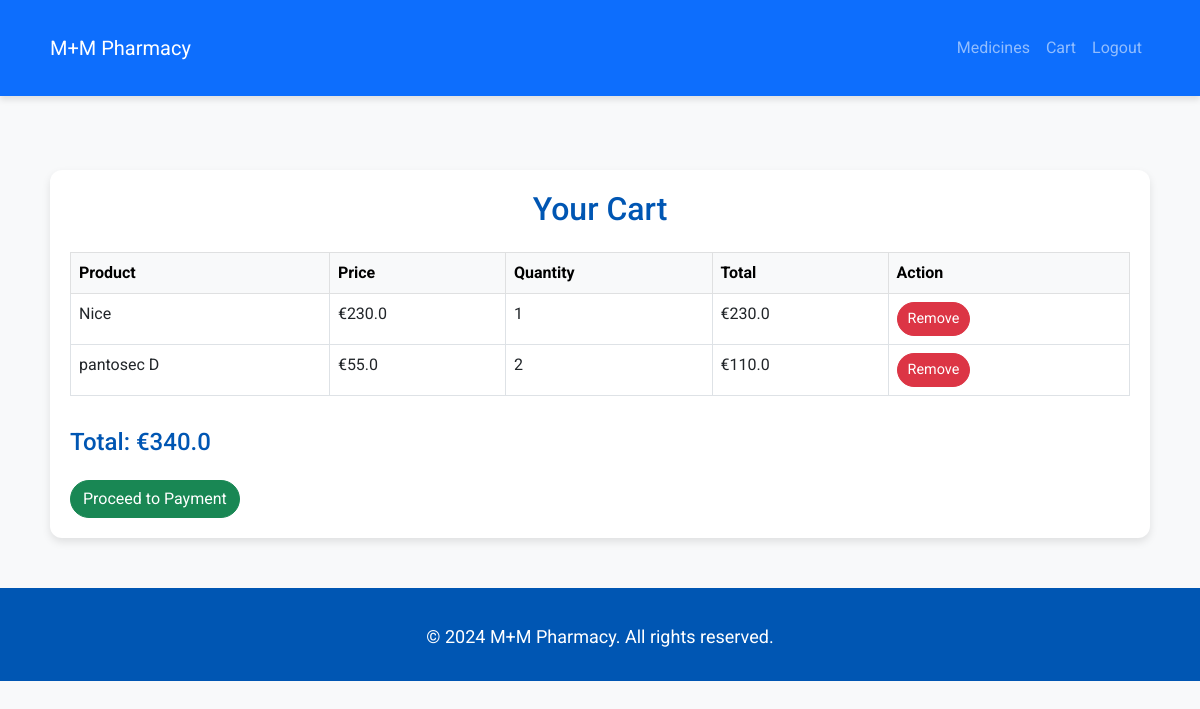
/cart (signed in), run on the app's committed database.
### models.py (models this page shows)
class CartItem(db.Model):
    id = db.Column(db.Integer, primary_key=True)
    user_id = db.Column(db.Integer, db.ForeignKey('user.id'), nullable=False)
    product_id = db.Column(db.Integer, db.ForeignKey('product.id'), nullable=False)
    quantity = db.Column(db.Integer, default=1)

class Product(db.Model):
    id = db.Column(db.Integer, primary_key=True)
    name = db.Column(db.String(100), nullable=False)
    price = db.Column(db.Float, nullable=False)
    stock = db.Column(db.Integer, nullable=False, default=0)  # Ensure the stock column is included
    cart_items = db.relationship('CartItem', backref='product', lazy=True, cascade="all, delete-orphan")

### app.py (the view)
@app.route('/cart')
@login_required
def cart():
    cart_items = CartItem.query.filter_by(user_id=current_user.id).all()
    total = 0
    valid_cart_items = []
    for item in cart_items:
        if item.product is not None:
            total += item.product.price * item.quantity
            valid_cart_items.append(item)
        else:
            db.session.delete(item)
            db.session.commit()
            flash('Removed an invalid item from your cart.', 'warning')
    return render_template('cart.html', cart_items=valid_cart_items, total=total)

### app.py (called while the page is built)
@login_manager.user_loader
def load_user(user_id):
    return User.query.get(int(user_id))

### templates/cart.html
{% extends 'base.html' %}
{% block content %}
<div class="cart-container">
    <h2 class="mb-4">Your Cart</h2>
    {% if cart_items %}
    <div class="table-responsive">
        <table class="table table-bordered">
            <thead class="table-light">
                <tr>
                    <th>Product</th>
                    <th>Price</th>
                    <th>Quantity</th>
                    <th>Total</th>
                    <th>Action</th>
                </tr>
            </thead>
            <tbody>
                {% for item in cart_items %}
                <tr>
                    <td>{{ item.product.name }}</td>
                    <td> €{{ item.product.price }}</td>
                    <td>{{ item.quantity }}</td>
                    <td> €{{ item.product.price * item.quantity }}</td>
                    <td>
                        <form method="POST" action="{{ url_for('remove_from_cart', item_id=item.id) }}">
                            <button type="submit" class="btn btn-danger btn-sm">Remove</button>
                        </form>
                    </td>
                </tr>
                {% endfor %}
            </tbody>
        </table>
    </div>
    <h4 class="mt-3">Total:  €{{ total }}</h4>
    <form action="{{ url_for('payment_success') }}" method="GET">
        <button type="submit" class="btn btn-success mt-3">Proceed to Payment</button>
    </form>
    {% else %}
    <p class="text-center text-muted">Your cart is empty.</p>
    {% endif %}
</div>
{% endblock %}

### static/styles.css (style rules this page uses)
body { font-family: 'Roboto', sans-serif; background-color: #f8f9fa; }
.btn { border-radius: 20px; }
h2, h3, h4 { color: #0056b3; }
.cart-container { background-color: #fff; padding: 20px; border-radius: 12px; box-shadow: 0 4px 8px rgba(0, 0, 0, 0.1); margin-top: 30px; }
.cart-container h2 { font-size: 2rem; color: #0056b3; text-align: center; margin-bottom: 20px; }
.cart-container .btn-danger { font-size: 0.9rem; padding: 5px 10px; }
.cart-container .btn-success { margin-top: 20px; }

### data on the page
CartItem: product.name "Nice", product.price "230.0", quantity "1", item.product.price*item.quantity "230.0"
CartItem: product.name "pantosec D", product.price "55.0", quantity "2", item.product.price*item.quantity "110.0"

### other printed values
{{ total }} "340.0"
